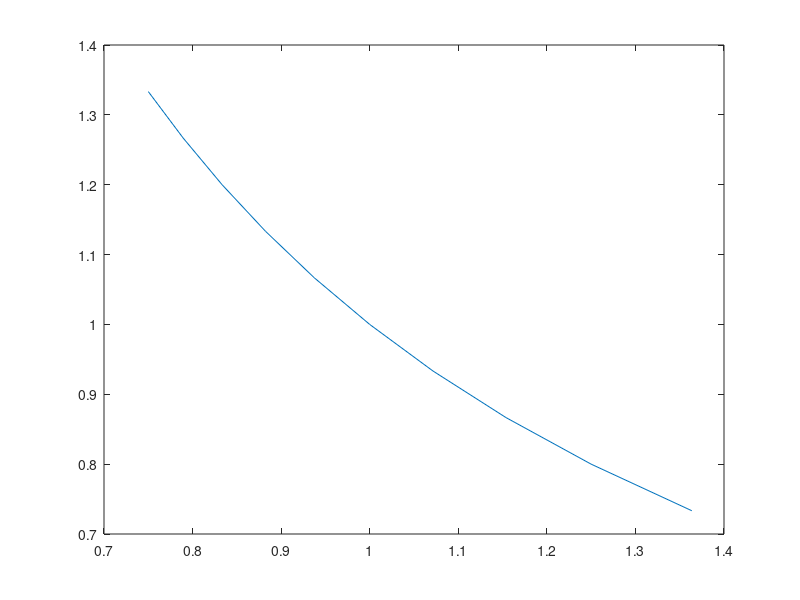

Here is the MATLAB script that generated this plot:
clearvars;
% shared parameters 
alpha = .3;
kbar = 2;
lbar = 1;
% preferences parameters
beta = 1.1; %consumers like goods 2 better
% different values of A1 
for i = 1:10
    A1(i) = [1 + i/10];
    A2(i) = [1.5];
    relativeA(i) = [ A2(i)/A1(i) ];
    P1(i) = [ A1(i)/(A1(i) + A2(i))];
    P2(i) = [ 1 - P1(i) ];
    relativeP(i) = [ P1(i)/P2(i) ];
    L1(i) = [ lbar*(1/(1+beta)) ];
    L2(i) = [ lbar*(beta/(1+beta)) ];
    K1(i) = [ kbar*(1/(1+beta)) ];
    K2(i) = [ kbar*(beta/(1+beta)) ];
    R(i) = [ (alpha*A1(i)*P1(i))/((kbar/lbar)^(1-alpha)) ];
    W(i) = [ ((1-alpha)*A1(i)*P1(i))/((kbar/lbar)^(-alpha)) ];
end

plot(relativeA, relativeP)
